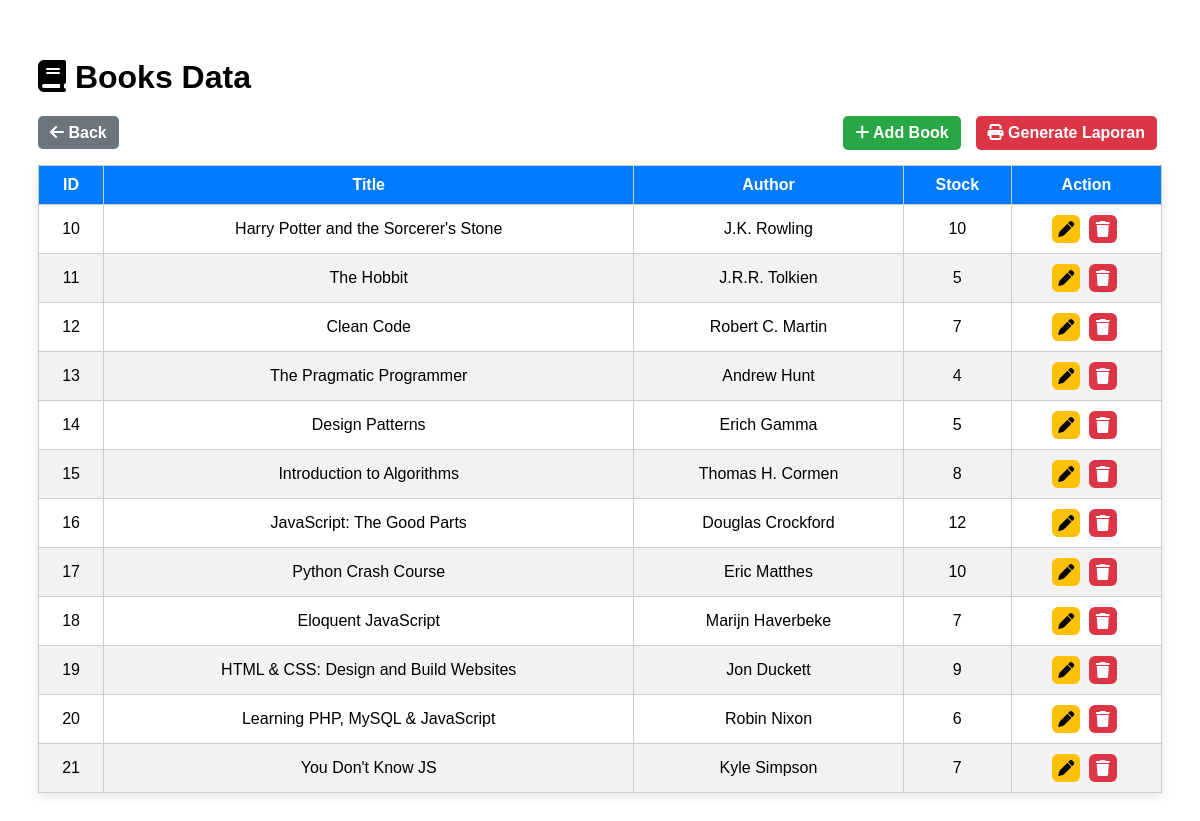
Page /public/bookdata/index.php (signed in) on the committed database.
### tables this page shows
CREATE TABLE `books` (
  `id` int(11) NOT NULL,
  `title` varchar(100) DEFAULT NULL,
  `author` varchar(100) DEFAULT NULL,
  `stock` int(11) DEFAULT NULL
);

### App/Controllers/BookController.php (called while the page is built, shortened)
<?php
class BookController implements CrudInterface {
    private $conn;
    public function __construct() {
        $database = new Database();
        $this->conn = $database->connect();
    }
    public function read() {
        $stmt = $this->conn->prepare("SELECT * FROM books");
        $stmt->execute();
        return $stmt;
    }
}

### App/Config/Database.php (called while the page is built, shortened)
<?php
class Database {
    private $host = "localhost";
    private $db_name = "book";
    private $username = "root";
    private $password = "";
    public function connect() {
        $this->conn = null;
        try {
            $this->conn = new PDO(
                "mysql:host=" . $this->host . ";dbname=" . $this->db_name,
                $this->username,
                $this->password
            );
            $this->conn->setAttribute(PDO::ATTR_ERRMODE, PDO::ERRMODE_EXCEPTION);
        } catch (PDOException $e) {
            die("Connection Error: " . $e->getMessage());
        }
        return $this->conn;
    }
}

### public/bookdata/index.php (the view, shortened to what this page needs)
<?php
spl_autoload_register(function ($class) {
    $prefix = 'App\\';
    $base_dir = __DIR__ . '/../../App/';
    $len = strlen($prefix);
    $relative_class = substr($class, $len);
    $file = $base_dir . str_replace('\\', '/', $relative_class) . '.php';
});
$controller = new BookController();
$result = $controller->read();
?>
<link rel="stylesheet" href="../style.css">
<link rel="stylesheet" href="https://cdnjs.cloudflare.com/ajax/libs/font-awesome/6.5.0/css/all.min.css">
<div class="container">
    <h1><i class="fa-solid fa-book"></i> Books Data</h1>
    <div class="table-header">
    <div>
        <a href="../dashboard.php" class="btn back">
            <i class="fas fa-arrow-left"></i> Back
        </a>
    </div>
    <div class="table-actions">
        <a href="create.php" class="btn add">
            <i class="fa-solid fa-plus"></i> Add Book
        </a>
        <a href="export_books.php" class="btn export">
            <i class="fa-solid fa-print"></i> Generate Laporan
        </a>
    </div>
</div>
    <table class="table-books">
        <thead>
            <tr>
                <th>ID</th>
                <th>Title</th>
                <th>Author</th>
                <th>Stock</th>
                <th>Action</th>
            </tr>
        </thead>
        <tbody>
        <?php if ($result && $result->rowCount() > 0): ?>
            <?php while ($row = $result->fetch(PDO::FETCH_ASSOC)): ?>
                <tr>
                    <td><?= $row['id'] ?></td>
                    <td><?= $row['title'] ?></td>
                    <td><?= $row['author'] ?></td>
                    <td><?= $row['stock'] ?></td>
                   <td class="action-icons">
                    <a href="edit.php?id=<?= $row['id'] ?>" class="icon-box edit">
                        <i class="fa-solid fa-pen"></i></a>
                        <a href="delete.php?id=<?= $row['id'] ?>"
                        onclick="return confirm('Delete this data?')"
                        class="icon-box delete">
                        <i class="fa-solid fa-trash"></i></a>
</td>
                </tr>
            <?php endwhile; ?>
        <?php else: ?>
            <tr><td colspan="5">No Data Available</td></tr>
        <?php endif; ?>
        </tbody>
    </table>
</div>

### public/style.css (style rules this page uses)
.container { padding: 30px; font-family: Arial, sans-serif; }
h1 { color: #000000; margin-bottom: 20px; }
.btn { text-decoration: none; padding: 8px 12px; border-radius: 5px; color: #fff; margin-right: 5px; font-weight: bold; transition: 0.2s; }
.btn.back { background: #6c757d; }
.btn.add { background: #28a745; }
.table-books { width: 100%; border-collapse: collapse; background: #fff; box-shadow: 0 4px 10px rgba(0,0,0,0.1); }
.table-books thead { background: #007bff; color: #fff; text-align: center; }
.table-books th, .table-books td { border: 1px solid #ccc; padding: 10px; }
.table-books tbody tr:nth-child(even) { background: #f2f2f2; }
.table-books tbody td { text-align: center; }
.action-icons .icon-box { display: inline-flex; justify-content: center; align-items: center; width: 28px; height: 28px; background-color: #f0f0f0; border-radius: 6px; text-decoration: none; font-size: 16px; margin-right: 4px; transition: all 0.2s; }
.icon-box.edit { background:#ffc107; color:#000; }
.icon-box.delete { background:#dc3545; color:#fff; }
.table-header { display:flex; justify-content:space-between; align-items:center; margin-bottom:15px; }
.table-actions { display:flex; gap:10px; }
.btn.export { background:#dc3545; color:white; }

### rows in the picture
books: id "10", title "Harry Potter and the Sorcerer's Stone", author "J.K. Rowling", stock "10"
books: id "11", title "The Hobbit", author "J.R.R. Tolkien", stock "5"
books: id "12", title "Clean Code", author "Robert C. Martin", stock "7"
books: id "13", title "The Pragmatic Programmer", author "Andrew Hunt", stock "4"
books: id "14", title "Design Patterns", author "Erich Gamma", stock "5"
books: id "15", title "Introduction to Algorithms", author "Thomas H. Cormen", stock "8"
books: id "16", title "JavaScript: The Good Parts", author "Douglas Crockford", stock "12"
books: id "17", title "Python Crash Course", author "Eric Matthes", stock "10"
books: id "18", title "Eloquent JavaScript", author "Marijn Haverbeke", stock "7"
books: id "19", title "HTML & CSS: Design and Build Websites", author "Jon Duckett", stock "9"
books: id "20", title "Learning PHP, MySQL & JavaScript", author "Robin Nixon", stock "6"
books: id "21", title "You Don't Know JS", author "Kyle Simpson", stock "7"
